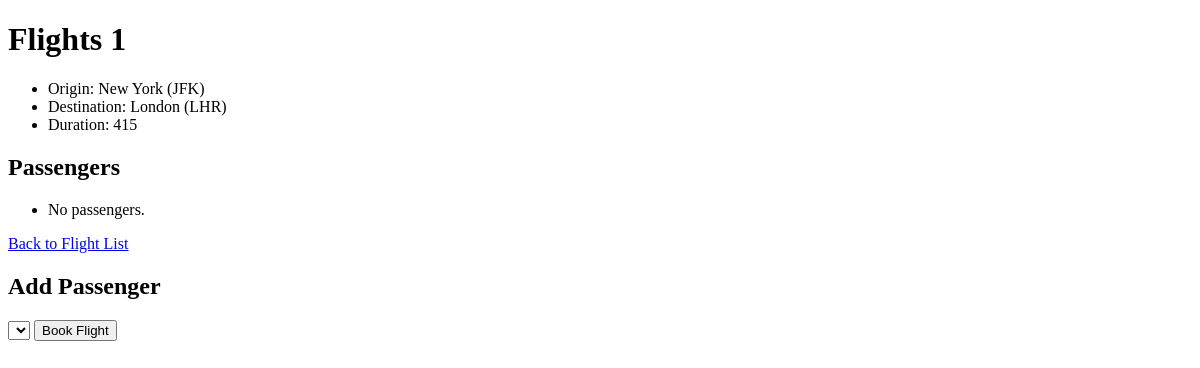
The page /flights/1 on the database as committed earlier.
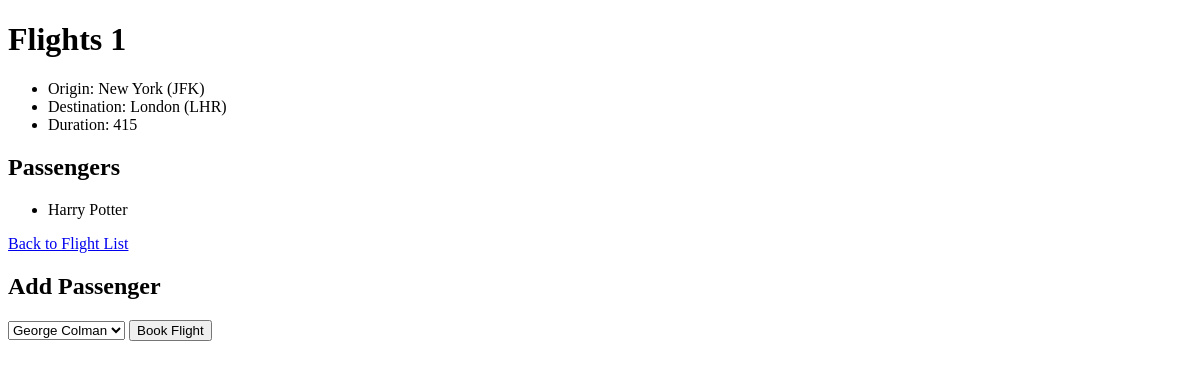
The same page on the database as committed later.
### flights/models.py (models this page shows)
class Passenger(models.Model):
    first = models.CharField(max_length=64)
    last = models.CharField(max_length=64)
    flights = models.ManyToManyField(Flight, blank=True, related_name="passengers")
    def __str__(self):
        return f"{self.first} {self.last}"

### flights/views.py (the view)
# urls.py: path('<int:flight_id>', views.flight, name='flight'),
def flight(request, flight_id):
    try:
        flight = Flight.objects.get(pk=flight_id)  # get the flight whose id (primary key) is equal to flight_id
    except Flight.DoesNotExist:
        raise Http404("Flight does not exist")
    return render(request, "flights/flight.html", {
        "flight": flight,
        "passengers": flight.passengers.all(),  # possible because passengers has a related_name="passengers"
        "non_passengers": Passenger.objects.exclude(flights=flight).all()  # passengers who are not on this flight
    })

### flights/models.py (called while the page is built)
    def __str__(self):
        return f"{self.city} ({self.code})"

### flights/templates/flights/flight.html (shortened to what this page needs)
{% extends "flights/layout.html" %}
{% block body %}
<h1>Flights {{ flight.id }}</h1>
<ul>
    <li>Origin: {{ flight.origin }}</li>
    <li>Destination: {{ flight.destination }}</li>
    <li>Duration: {{ flight.duration }}</li>
</ul>
<h2>Passengers</h2>
<ul>
    {% for passenger in passengers %}
        <li>{{ passenger }}</li>
    {% empty %}
        <li>No passengers.</li>
    {% endfor %}
</ul>
<a href="{% url 'index' %}">Back to Flight List</a>
<h2>Add Passenger</h2>
<form action="{% url 'book' flight.id %}" method="post">
    <select name="passenger" id="">
        {% for passenger in non_passengers %}
            <option value="{{ passenger.id }}">{{ passenger }}</option>
        {% endfor %}
    </select>
    <input type="submit" value="Book Flight">
</form>
{% endblock %}

Rows that differ between the two databases and show on the page:
added Passenger: first+last "Harry Potter"
Other text that changed with them:
form field passenger: (not shown) → "George Colman"
text no longer shown: "No passengers."
